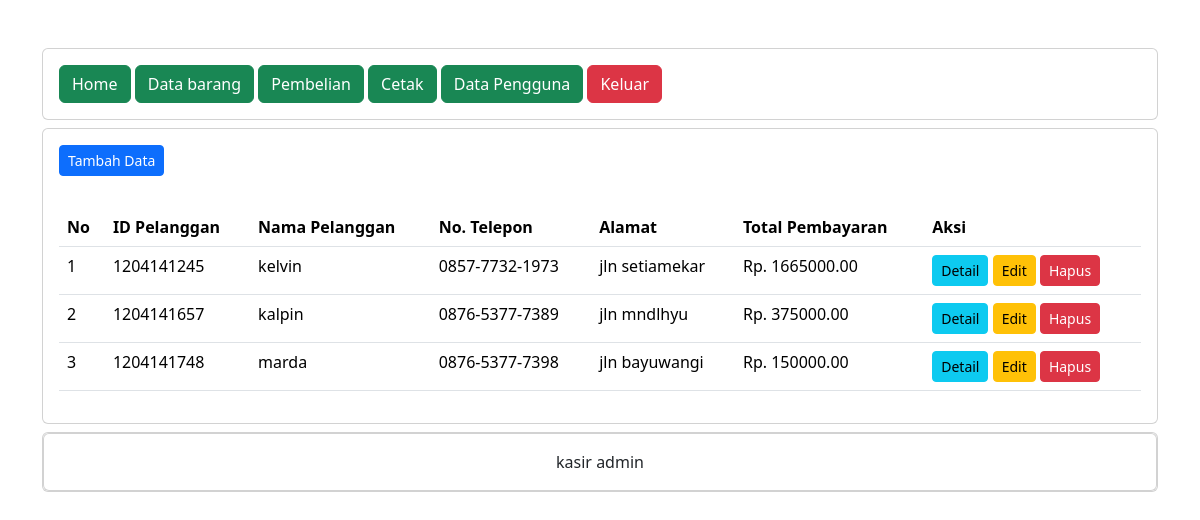
The page /administrator/pembelian.php (signed in) on the database its author committed.
### tables this page shows
CREATE TABLE `penjualan` (
  `PenjualanID` int(11) NOT NULL,
  `TanggalPenjualan` date NOT NULL,
  `TotalHarga` decimal(10,2) NOT NULL,
  `PelangganID` int(11) NOT NULL
);

CREATE TABLE `pelanggan` (
  `PelangganID` int(11) NOT NULL,
  `NamaPelanggan` varchar(255) NOT NULL,
  `Alamat` text NOT NULL,
  `NomorTelepon` varchar(15) NOT NULL
);

### administrator/pembelian.php (the view, shortened to what this page needs)
<?php
include "header.php";
include "navbar.php";
?>
<div class="card mt-2">
    <div class="card-body">
        <button type="button" class="btn btn-primary btn-sm" data-bs-toggle="modal" data-bs-target="#tambah-data">
            Tambah Data
        </button>
    </div>
    <div class="card-body">
        <table class="table">
            <thead>
                <tr>
                    <th>No</th>
                    <th>ID Pelanggan</th>
                    <th>Nama Pelanggan</th>
                    <th>No. Telepon</th>
                    <th>Alamat</th>
                    <th>Total Pembayaran</th>
                    <th>Aksi</th>
                </tr>
            </thead>
            <tbody>
                <?php
                include '../koneksi.php';
                $no = 1;
                $data = mysqli_query($koneksi, "SELECT * FROM pelanggan INNER JOIN
penjualan ON pelanggan.PelangganID=penjualan.PelangganID");
                while ($d = mysqli_fetch_array($data)) {
                ?>
                    <tr>
                        <td><?php echo $no++; ?></td>
                        <td><?php echo $d['PelangganID']; ?></td>
                        <td><?php echo $d['NamaPelanggan']; ?></td>
                        <td><?php echo $d['NomorTelepon']; ?></td>
                        <td><?php echo $d['Alamat']; ?></td>
                        <td>Rp. <?php echo $d['TotalHarga']; ?></td>
                        <td>
                            <a class="btn btn-info btn-sm" href="detail_pembelian.php?PelangganID=<?php echo $d['PelangganID'];
                                                                                                    ?>">Detail</a>
                            <button type="button" class="btn btn-warning btn-sm" data-bs-toggle="modal" data-bs-target="#edit-data<?php echo $d['PelangganID'];
                                                                                                                                    ?>">
                                Edit
                            </button>
                            <button type="button" class="btn btn-danger btn-sm" data-bs-toggle="modal" data-bs-target="#hapus-data<?php echo $d['PelangganID'];
                                                                                                                                    ?>">
                                Hapus
                            </button>
                        </td>
                    </tr>
                <?php } ?>
            </tbody>
        </table>
    </div>
</div>
<?php
include "footer.php";
?>

### rows shown on the page
penjualan: PelangganID "1204141245", PelangganID.NamaPelanggan "kelvin", PelangganID.NomorTelepon "0857-7732-1973", PelangganID.Alamat "jln setiamekar", TotalHarga "1665000.00"
penjualan: PelangganID "1204141657", PelangganID.NamaPelanggan "kalpin", PelangganID.NomorTelepon "0876-5377-7389", PelangganID.Alamat "jln mndlhyu", TotalHarga "375000.00"
penjualan: PelangganID "1204141748", PelangganID.NamaPelanggan "marda", PelangganID.NomorTelepon "0876-5377-7398", PelangganID.Alamat "jln bayuwangi", TotalHarga "150000.00"
